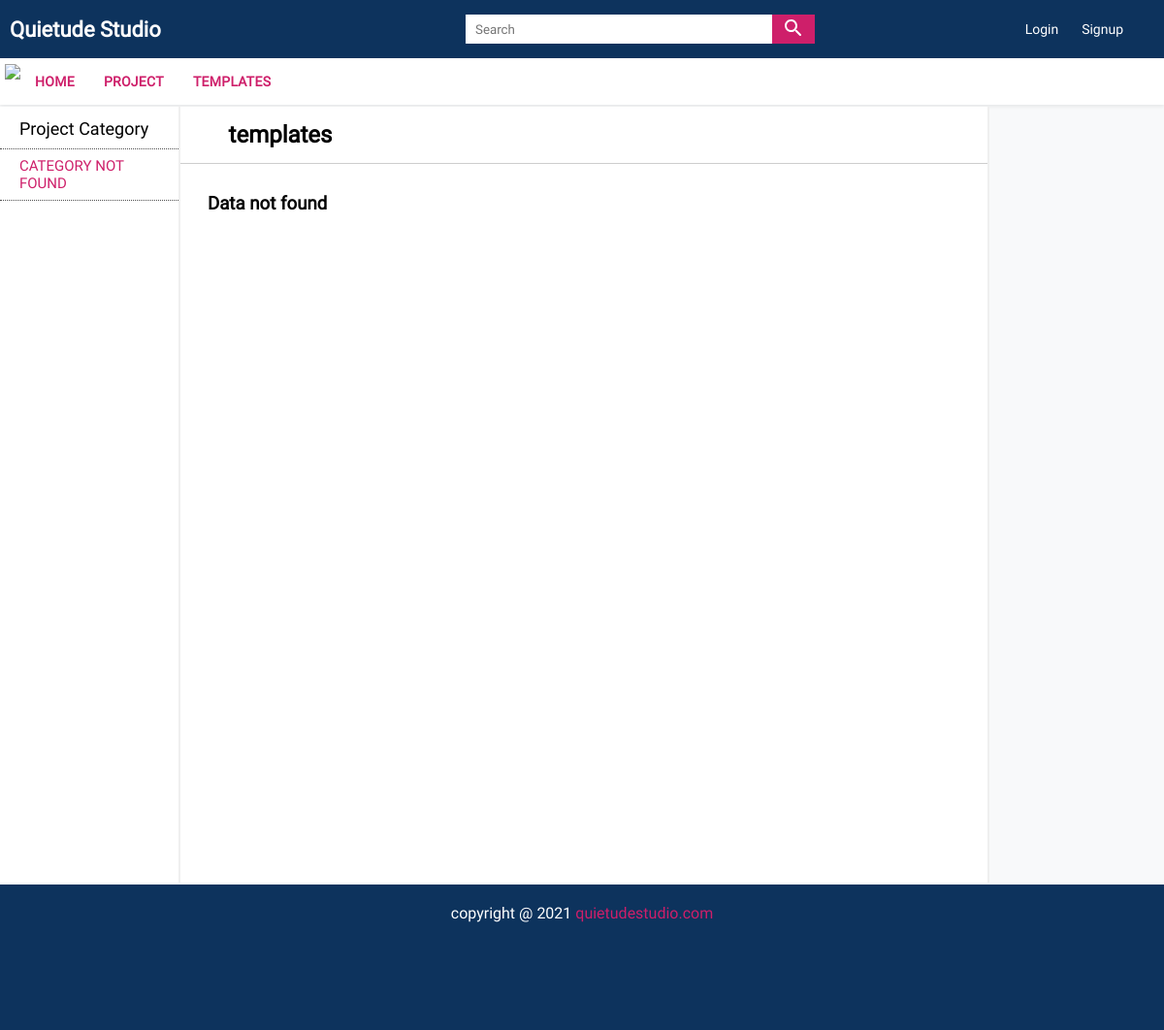
Page /templates on the committed database.
### tables this page shows
CREATE TABLE `menus` (
  `menu_id` int(11) NOT NULL,
  `menu_name` varchar(100) NOT NULL,
  `menu_slug` varchar(100) NOT NULL,
  `menu_status` tinyint(4) NOT NULL DEFAULT 1,
  `menu_count` varchar(100) NOT NULL
);

### admin/config.inc.php (called while the page is built, shortened)
<?php
 $baseUrl = "http://localhost/quietude";
?>

### admin/functions.inc.php (called while the page is built, shortened)
<?php
function validate_data($conn,$data){
    $data = trim($data);
    $data = mysqli_real_escape_string($conn,$data);
    $data = htmlentities($data);
    return $data;
}
  function select($conn,$table1,$table2="",$col1="",$col2="",$order="",$where="",$nameCond="",$offset="",$limit=""){
    $query = "SELECT * FROM $table1";
    if(!empty($table2)){
        $query .= " JOIN $table2 ON $table1.$col1 = $table2.$col2";
    }
    if(!empty($where)){
        $query .= " WHERE $where = $nameCond";
    }
    if(!empty($order)){
        $query .= " ORDER BY $order DESC";
    }
    $selectQuery = mysqli_query($conn,$query) or die("Select data query failed");
    return $selectQuery;
}
?>

### index.php (the view)
<?php
 require_once("header.inc.php");
?>
<div class="wrapper">
    <div class="MainContent">
   <?php require_once("left-sidebar.inc.php"); ?>
   <?php
      if(isset($_GET['menuId'])){
            $menuId = validate_data($conn,$_GET['menuId']);
          if(isset($_GET['cateId'])){
            $cateId = validate_data($conn,$_GET['cateId']);
            $select = select($conn,"categories","","","","","category_slug","'$cateId'","","");
            $heading = mysqli_fetch_assoc($select);
            $heading2 = $heading['category_name'];
          }else{
            $select = select($conn,"menus","","","","","menu_slug","'$menuId'","","");
            $heading = mysqli_fetch_assoc($select);
            $heading2 = $heading['menu_name'];
          }
      }else{
            $heading2 = "Download Projects";
      }
    ?>
    <section class="ContentSection">
        <h1 class="TopicHeading"><?php echo $heading2; ?></h1>
        <article class="content">
          <?php
            if(isset($_GET['menuId'])){
                  $menuId = validate_data($conn,$_GET['menuId']);
                  if(isset($_GET['cateId'])){
                    $cateId = validate_data($conn,$_GET['cateId']);
                    displayProjects($conn,"post_cate","'$cateId'","","");
                  }else{
                    displayProjects($conn,"post_menu","'$menuId'","","");
                  }
            }else{
                displayProjects($conn,"post_menu","'project'","","");
            }
          ?>
        </article>
    </section>
    </div>
    <?php require_once("right-sidebar.inc.php"); ?>
    <?php require_once("footer.inc.php"); ?>

### header.inc.php (shortened to what this page needs)
<?php
  require_once("admin/config.inc.php");
  require_once("admin/functions.inc.php");
  require_once("functions.php");
   ?>
<!DOCTYPE html>
<html lang="en">
<head>
    <link rel="stylesheet" href="css/common.css">
    <link rel="stylesheet" href="css/main.css">
    <link rel="stylesheet" href="css/responsive.css">
    <link rel="stylesheet" href="https://stackpath.bootstrapcdn.com/font-awesome/4.7.0/css/font-awesome.min.css">
</head>
<body>
    <header class="header">
        <div class="HeaderLogo"><a href="<?php echo $baseUrl; ?>">Quietude Studio</a></div>
        <div class="SearchBar">
            <form action="search.php">
                <div class="InputBox">
                    <input type="search" name="s" placeholder="Search" autocomplete="off">
                    <button type="submit"><img src="icons\search_white_24dp.svg"></button>
                </div>
            </form>
        </div>
        <div class="UserJoinBox">
            <?php
              if(isset($_SESSION['LOGIN_EMAIL'])){
                 echo '<a href="javascript:void(0)" class="LoginBtn">Hello '.$_SESSION['LOGIN_FNAME'].'</a>
                       <a href="timeout.php" class="SignupBtn">Logout</a>';
              }else{
                echo '<a href="login.php" class="LoginBtn">Login</a>
                      <a href="registration.php" class="SignupBtn">Signup</a>';
              }
            ?>
        </div>
    </header>
<nav class="navigation">
    <ul class="NavItems">
        <span class="CloseNave"><img src="icons\close_white_24dp.svg"></span>
        <li><a href="<?php echo $baseUrl; ?>">Home</a></li>
        <?php
          $select = select($conn,"menus","","","","","","","","");
          if(mysqli_num_rows($select)>0){
              while($rows = mysqli_fetch_assoc($select)){
                  echo '<li><a href="'.$rows['menu_slug'].'">'.$rows['menu_name'].'</a></li>';
              }
          }
        ?>
    </ul>
</nav>

### css/common.css (style rules this page uses)
:root { --PinkColor: #CE1F6A !important; --BlueColor: #3B14A7 !important; --YellowColor: #FA9905 !important; --BlackColor: #3C2C3E !important; --DarkBlueColor: #0D335D !important; --LightBlackColor: #4d4d4d !important; --LightColor: #f8f9fa !important; --shadow: 0 0.2rem 0.3rem rgba(0, 0, 0, 0.384) !important; --shadow-sm: 0 0.125rem 0.25rem rgba(0, 0, 0, 0.075) !important; --shadow-lg: 0 1rem 3rem rgba(0, 0, 0, 0.175) !important; --shadow-none: none !important; }

### css/main.css (style rules this page uses)
* { font-family: RobotoRegular; padding: 0; margin: 0; box-sizing: border-box; }
body { background-color: var(--LightColor); }
.header { background-color: var(--DarkBlueColor); display: flex; justify-content: space-between; align-items: center; min-height: 60px; width: 100%; }
.HeaderLogo { width: 40%; }
.HeaderLogo a { font-size: 22px; color: #fff; text-decoration: none; font-weight: bold; margin-left: 10px; }
.SearchBar { width: 30%; }
.InputBox { background-color: #fff; height: 30px; display: flex; }
.InputBox input { width: 100%; border: 0; outline: none; padding-left: 10px; }
.InputBox button { border: 0; outline: none; background-color: var(--PinkColor); padding: 0 10px; cursor: pointer; }
.UserJoinBox { width: 30%; display: flex; justify-content: flex-end; padding-right: 30px; }
.UserJoinBox a { display: block; text-decoration: none; color: #ffff; margin: 0 8px; font-size: 14px; padding: 4px; }
.navigation { background-color: #fff; box-shadow: var(--shadow-sm); width: 100%; display: flex; justify-content: flex-start; align-items: center; z-index: 1000; height: 48px; }
.navigation ul { list-style: none; display: flex; margin-left: 5px; padding: 5px 0; }
.navigation ul li a { display: block; padding: 10px; text-decoration: none; margin: 0 5px; text-transform: uppercase; font-size: 14px; font-weight: bold; letter-spacing: 0.02em; color: var(--PinkColor); }
.wrapper { display: flex; }
.MainContent { display: flex; width: 85%; }
.ContentSection { width: 82%; background-color: #ffff; margin: 2px 0; min-height: 100vh; border-left: 2px solid #eeee; border-right: 2px solid #eeee; }
.TopicHeading { border-bottom: 1px solid #4444; padding: 15px 50px; }
.content { width: 98%; margin: 10px auto; padding: 20px; display: grid; grid-template-columns: repeat(3,1fr); grid-gap: 30px; }

### rows in the picture
menus: menu_name "PROJECT"
menus: menu_name "TEMPLATES", menu_name "templates"
